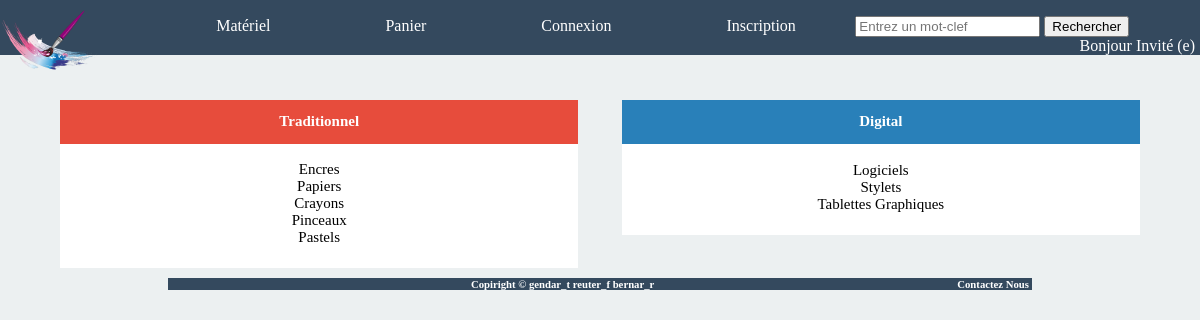
Screenshot of /materiel.php with the database file from the repository.
### tables this page shows
CREATE TABLE Sous_categories
(
        ID INT(6) PRIMARY KEY NULL AUTO_INCREMENT,
        Nom VARCHAR(40) NOT NULL,
        Url VARCHAR(100) NOT NULL,
        ID_categorie INT NOT NULL,
        CONSTRAINT ID_categorie FOREIGN KEY (ID_categorie) REFERENCES  Categories(ID)
);

### materiel.php (the view, shortened to what this page needs)
<html>
<head>
     <link rel="stylesheet" href="Ressources/Style/style_materiel.css" />
   <?php require_once("navbar.php"); ?>
     </head>
     <body>
 <?php
   try
   {
     $pdo = new PDO('mysql:host=localhost;dbname=bizarts_gendar_t', "admin", "admin", array(PDO::ATTR_ERRMODE => PDO::ERRMODE_EXCEPTION, PDO::MYSQL_ATTR_INIT_COMMAND => 'SET NAMES utf8'));
   }
   catch (Exception $e)
   {
     die('Erreur : ' . $e->getMessage());
   }
  $row = $pdo->query("SELECT * FROM Sous_categories WHERE ID_categorie = 1 ORDER BY ID DESC;");
  $tab = $row->fetchAll();
  $i = 0;
  $size = count($tab);
 ?>
       <div class="tradi">
         <div class="titres">
           <h2>Traditionnel</h2>
         </div>
         <div class="contenu">
           <br>
      <?php while ($i < $size){
    $url = 'categories.php?id=' . $tab[$i]['ID'];
    echo '<a href="' . $url . '">' . $tab[$i]['Nom'] . '</a><br>';
    $i = $i + 1;
      } ?>
    <br>
          </div>
       </div>
    <?php $row = $pdo->query("SELECT * FROM Sous_categories WHERE ID_categorie = 2 ORDER BY ID DESC;");
    $tab = $row->fetchAll();
$i = 0;
$size = count($tab);
 ?>
   <div class="digi">
       <div class="titres">
             <h2>Digital</h2>
           </div><br>
       <div class="contenu">
  <?php while ($i < $size){
  $url = 'categories.php?id=' . $tab[$i]['ID'];
  echo '<a href="' . $url . '">' . $tab[$i]['Nom'] . '</a><br>';
  $i = $i + 1;
} ?>
                 <br></div>
		    </div><br>
     <?php require_once("footer.php");?>
     </body>
 </html>

### Ressources/Style/style_materiel.css (style rules this page uses)
.tradi { float: left; width:48%; background-color: white; padding-bottom: 5px; }
.tradi .titres { font-size: 10px; padding: 1px; text-align: center; color: white; background-color: #e74c3c; }
.tradi .contenu { text-align: center; font-size: 15px; }
.tradi .contenu a { color: black; }
.digi .contenu a { color: black; }
.digi { background-color: white; margin-left:52%; padding-bottom: 5px; }
.digi .titres { font-size: 10px; padding: 1px; text-align: center; color: white; background-color: #2980b9; }
.digi .contenu { text-align: center; font-size: 15px }

### Ressources/Style/style_navbar.css (style rules this page uses)
a { text-decoration:none; color: white; }
body { margin-top: 100px; margin-left: 5%; margin-right: 5%; background-color: #ecf0f1; }

### rows the page displays
sous_categories: Nom "Encres"
sous_categories: Nom "Papiers"
sous_categories: Nom "Crayons"
sous_categories: Nom "Pinceaux"
sous_categories: Nom "Pastels"
sous_categories: Nom "Logiciels"
sous_categories: Nom "Stylets"
sous_categories: Nom "Tablettes Graphiques"
